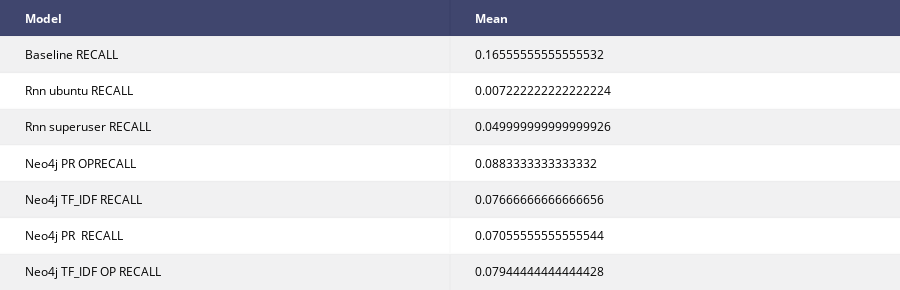

This figure's notebook cell:
### Code cell
display_statistic_table(recall_baseline,recall_rnn_ubuntu,recall_rnn_superuser,recall_neo4j_pr,recall_neo4j_tf,recall_neo4j_pr_1_11,recall_neo4j_tf_1_11, mode='RECALL')

### Figure 1 — Plotly figure (JSON) as saved in the notebook; plotly's stock layout.template omitted (floating-point values rounded to 4 significant figures)
{"data": [{"colorscale": [[0, "#00083e"], [0.5, "#ededee"], [1, "#ffffff"]], "hoverinfo": "none", "opacity": 0.75, "showscale": false, "type": "heatmap", "z": [[0, 0], [0.5, 0.5], [1, 1], [0.5, 0.5], [1, 1], [0.5, 0.5], [1, 1], [0.5, 0.5]]}], "layout": {"annotations": [{"align": "left", "font": {"color": "#ffffff"}, "showarrow": false, "text": "<b>Model</b>", "x": -0.45, "xanchor": "left", "xref": "x1", "y": 0, "yref": "y1"}, {"align": "left", "font": {"color": "#ffffff"}, "showarrow": false, "text": "<b>Mean</b>", "x": 0.55, "xanchor": "left", "xref": "x1", "y": 0, "yref": "y1"}, {"align": "left", "font": {"color": "#000000"}, "showarrow": false, "text": "Baseline RECALL", "x": -0.45, "xanchor": "left", "xref": "x1", "y": 1, "yref": "y1"}, {"align": "left", "font": {"color": "#000000"}, "showarrow": false, "text": "0.16555555555555532", "x": 0.55, "xanchor": "left", "xref": "x1", "y": 1, "yref": "y1"}, {"align": "left", "font": {"color": "#000000"}, "showarrow": false, "text": "Rnn ubuntu RECALL", "x": -0.45, "xanchor": "left", "xref": "x1", "y": 2, "yref": "y1"}, {"align": "left", "font": {"color": "#000000"}, "showarrow": false, "text": "0.007222222222222224", "x": 0.55, "xanchor": "left", "xref": "x1", "y": 2, "yref": "y1"}, {"align": "left", "font": {"color": "#000000"}, "showarrow": false, "text": "Rnn superuser RECALL", "x": -0.45, "xanchor": "left", "xref": "x1", "y": 3, "yref": "y1"}, {"align": "left", "font": {"color": "#000000"}, "showarrow": false, "text": "0.049999999999999926", "x": 0.55, "xanchor": "left", "xref": "x1", "y": 3, "yref": "y1"}, {"align": "left", "font": {"color": "#000000"}, "showarrow": false, "text": "Neo4j PR OPRECALL", "x": -0.45, "xanchor": "left", "xref": "x1", "y": 4, "yref": "y1"}, {"align": "left", "font": {"color": "#000000"}, "showarrow": false, "text": "0.0883333333333332", "x": 0.55, "xanchor": "left", "xref": "x1", "y": 4, "yref": "y1"}, {"align": "left", "font": {"color": "#000000"}, "showarrow": false, "text": "Neo4j TF_IDF RECALL", "x": -0.45, "xanchor": "left", "xref": "x1", "y": 5, "yref": "y1"}, {"align": "left", "font": {"color": "#000000"}, "showarrow": false, "text": "0.07666666666666656", "x": 0.55, "xanchor": "left", "xref": "x1", "y": 5, "yref": "y1"}, {"align": "left", "font": {"color": "#000000"}, "showarrow": false, "text": "Neo4j PR  RECALL", "x": -0.45, "xanchor": "left", "xref": "x1", "y": 6, "yref": "y1"}, {"align": "left", "font": {"color": "#000000"}, "showarrow": false, "text": "0.07055555555555544", "x": 0.55, "xanchor": "left", "xref": "x1", "y": 6, "yref": "y1"}, {"align": "left", "font": {"color": "#000000"}, "showarrow": false, "text": "Neo4j TF_IDF OP RECALL", "x": -0.45, "xanchor": "left", "xref": "x1", "y": 7, "yref": "y1"}, {"align": "left", "font": {"color": "#000000"}, "showarrow": false, "text": "0.07944444444444428", "x": 0.55, "xanchor": "left", "xref": "x1", "y": 7, "yref": "y1"}], "height": 290, "margin": {"b": 0, "l": 0, "r": 0, "t": 0}, "xaxis": {"dtick": 1, "gridwidth": 2, "showticklabels": false, "tick0": -0.5, "ticks": "", "zeroline": false}, "yaxis": {"autorange": "reversed", "dtick": 1, "gridwidth": 2, "showticklabels": false, "tick0": 0.5, "ticks": "", "zeroline": false}}}
